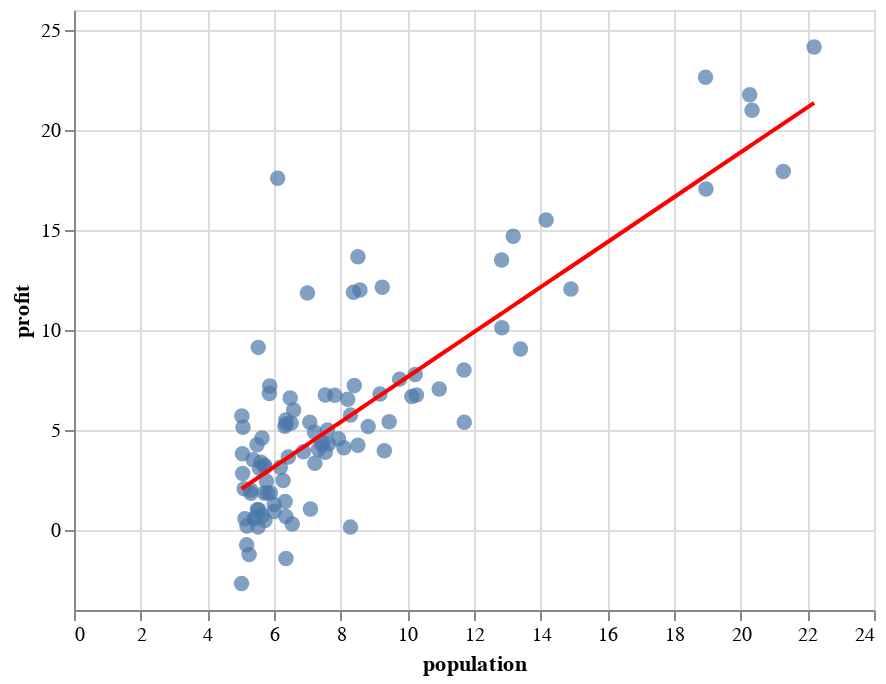

Source (notebook cell):
### Code cell
data_plot + polynomial_fit

### Figure 1 — Vega-Lite specification as saved in the notebook (floating-point values rounded to 4 significant figures)
{"$schema": "https://vega.github.io/schema/vega-lite/v3.4.0.json", "config": {"mark": {"tooltip": null}, "view": {"height": 300, "width": 400}}, "datasets": {"data-37f65c8fda6bacbf3ae7a4de926b4d56": [{"profit": 17.59, "size": 6.11}, {"profit": 9.13, "size": 5.528}, {"profit": 13.66, "size": 8.519}, {"profit": 11.85, "size": 7.003}, {"profit": 6.823, "size": 5.86}, {"profit": 11.89, "size": 8.383}, {"profit": 4.348, "size": 7.476}, {"profit": 12, "size": 8.578}, {"profit": 6.599, "size": 6.486}, {"profit": 3.817, "size": 5.055}, {"profit": 3.252, "size": 5.711}, {"profit": 15.51, "size": 14.16}, {"profit": 3.155, "size": 5.734}, {"profit": 7.226, "size": 8.408}, {"profit": 0.7162, "size": 5.641}, {"profit": 3.513, "size": 5.379}, {"profit": 5.305, "size": 6.365}, {"profit": 0.5608, "size": 5.13}, {"profit": 3.652, "size": 6.43}, {"profit": 5.389, "size": 7.071}, {"profit": 3.139, "size": 6.189}, {"profit": 21.77, "size": 20.27}, {"profit": 4.263, "size": 5.49}, {"profit": 5.188, "size": 6.326}, {"profit": 3.083, "size": 5.565}, {"profit": 22.64, "size": 18.95}, {"profit": 13.5, "size": 12.83}, {"profit": 7.047, "size": 10.96}, {"profit": 14.69, "size": 13.18}, {"profit": 24.15, "size": 22.2}, {"profit": -1.22, "size": 5.252}, {"profit": 5.997, "size": 6.589}, {"profit": 12.13, "size": 9.248}, {"profit": 1.849, "size": 5.892}, {"profit": 6.543, "size": 8.211}, {"profit": 4.562, "size": 7.933}, {"profit": 4.116, "size": 8.096}, {"profit": 3.393, "size": 5.606}, {"profit": 10.12, "size": 12.84}, {"profit": 5.497, "size": 6.353}, {"profit": 0.5566, "size": 5.407}, {"profit": 3.912, "size": 6.883}, {"profit": 5.385, "size": 11.71}, {"profit": 2.441, "size": 5.774}, {"profit": 6.732, "size": 7.825}, {"profit": 1.046, "size": 7.093}, {"profit": 5.134, "size": 5.07}, {"profit": 1.844, "size": 5.801}, {"profit": 8.004, "size": 11.7}, {"profit": 1.018, "size": 5.542}, {"profit": 6.75, "size": 7.54}, {"profit": 1.84, "size": 5.308}, {"profit": 4.288, "size": 7.424}, {"profit": 4.998, "size": 7.603}, {"profit": 1.423, "size": 6.333}, {"profit": -1.421, "size": 6.359}, {"profit": 2.476, "size": 6.274}, {"profit": 4.604, "size": 5.64}, {"profit": 3.962, "size": 9.31}, {"profit": 5.414, "size": 9.454}, {"profit": 5.169, "size": 8.825}, {"profit": -0.7428, "size": 5.179}, {"profit": 17.93, "size": 21.28}, {"profit": 12.05, "size": 14.91}, {"profit": 17.05, "size": 18.96}, {"profit": 4.885, "size": 7.218}, {"profit": 5.744, "size": 8.295}, {"profit": 7.775, "size": 10.24}, {"profit": 1.017, "size": 5.499}, {"profit": 20.99, "size": 20.34}, {"profit": 6.68, "size": 10.14}, {"profit": 4.026, "size": 7.335}, {"profit": 1.278, "size": 6.006}, {"profit": 3.341, "size": 7.226}, {"profit": -2.681, "size": 5.027}, {"profit": 0.2968, "size": 6.548}, {"profit": 3.885, "size": 7.539}, {"profit": 5.701, "size": 5.037}, {"profit": 6.753, "size": 10.27}, {"profit": 2.058, "size": 5.108}, {"profit": 0.4795, "size": 5.729}, {"profit": 0.2042, "size": 5.188}, {"profit": 0.6786, "size": 6.356}, {"profit": 7.543, "size": 9.769}, {"profit": 5.344, "size": 6.516}, {"profit": 4.242, "size": 8.517}, {"profit": 6.798, "size": 9.18}, {"profit": 0.927, "size": 6.002}, {"profit": 0.152, "size": 5.52}, {"profit": 2.821, "size": 5.059}, {"profit": 1.845, "size": 5.708}, {"profit": 4.296, "size": 7.637}, {"profit": 7.203, "size": 5.871}, {"profit": 1.987, "size": 5.305}, {"profit": 0.1445, "size": 8.293}, {"profit": 9.055, "size": 13.39}, {"profit": 0.617, "size": 5.437}], "data-8f61688db892e1055998aaecd9d35fa4": [{"X": 6.11, "Y": 3.277}, {"X": 5.528, "Y": 2.623}, {"X": 8.519, "Y": 5.984}, {"X": 7.003, "Y": 4.281}, {"X": 5.86, "Y": 2.996}, {"X": 8.383, "Y": 5.831}, {"X": 7.476, "Y": 4.813}, {"X": 8.578, "Y": 6.051}, {"X": 6.486, "Y": 3.7}, {"X": 5.055, "Y": 2.091}, {"X": 5.711, "Y": 2.829}, {"X": 14.16, "Y": 12.33}, {"X": 5.734, "Y": 2.855}, {"X": 8.408, "Y": 5.86}, {"X": 5.641, "Y": 2.75}, {"X": 5.379, "Y": 2.456}, {"X": 6.365, "Y": 3.564}, {"X": 5.13, "Y": 2.176}, {"X": 6.43, "Y": 3.636}, {"X": 7.071, "Y": 4.357}, {"X": 6.189, "Y": 3.366}, {"X": 20.27, "Y": 19.19}, {"X": 5.49, "Y": 2.581}, {"X": 6.326, "Y": 3.52}, {"X": 5.565, "Y": 2.665}, {"X": 18.95, "Y": 17.7}, {"X": 12.83, "Y": 10.83}, {"X": 10.96, "Y": 8.724}, {"X": 13.18, "Y": 11.22}, {"X": 22.2, "Y": 21.36}, {"X": 5.252, "Y": 2.314}, {"X": 6.589, "Y": 3.816}, {"X": 9.248, "Y": 6.804}, {"X": 5.892, "Y": 3.032}, {"X": 8.211, "Y": 5.638}, {"X": 7.933, "Y": 5.326}, {"X": 8.096, "Y": 5.509}, {"X": 5.606, "Y": 2.711}, {"X": 12.84, "Y": 10.84}, {"X": 6.353, "Y": 3.551}, {"X": 5.407, "Y": 2.487}, {"X": 6.883, "Y": 4.145}, {"X": 11.71, "Y": 9.568}, {"X": 5.774, "Y": 2.899}, {"X": 7.825, "Y": 5.204}, {"X": 7.093, "Y": 4.382}, {"X": 5.07, "Y": 2.109}, {"X": 5.801, "Y": 2.93}, {"X": 11.7, "Y": 9.559}, {"X": 5.542, "Y": 2.639}, {"X": 7.54, "Y": 4.884}, {"X": 5.308, "Y": 2.376}, {"X": 7.424, "Y": 4.754}, {"X": 7.603, "Y": 4.955}, {"X": 6.333, "Y": 3.528}, {"X": 6.359, "Y": 3.557}, {"X": 6.274, "Y": 3.462}, {"X": 5.64, "Y": 2.749}, {"X": 9.31, "Y": 6.873}, {"X": 9.454, "Y": 7.034}, {"X": 8.825, "Y": 6.328}, {"X": 5.179, "Y": 2.231}, {"X": 21.28, "Y": 20.32}, {"X": 14.91, "Y": 13.16}, {"X": 18.96, "Y": 17.72}, {"X": 7.218, "Y": 4.522}, {"X": 8.295, "Y": 5.733}, {"X": 10.24, "Y": 7.913}, {"X": 5.499, "Y": 2.591}, {"X": 20.34, "Y": 19.27}, {"X": 10.14, "Y": 7.801}, {"X": 7.335, "Y": 4.653}, {"X": 6.006, "Y": 3.161}, {"X": 7.226, "Y": 4.531}, {"X": 5.027, "Y": 2.06}, {"X": 6.548, "Y": 3.769}, {"X": 7.539, "Y": 4.882}, {"X": 5.037, "Y": 2.071}, {"X": 10.27, "Y": 7.956}, {"X": 5.108, "Y": 2.151}, {"X": 5.729, "Y": 2.849}, {"X": 5.188, "Y": 2.242}, {"X": 6.356, "Y": 3.553}, {"X": 9.769, "Y": 7.388}, {"X": 6.516, "Y": 3.733}, {"X": 8.517, "Y": 5.982}, {"X": 9.18, "Y": 6.727}, {"X": 6.002, "Y": 3.156}, {"X": 5.52, "Y": 2.615}, {"X": 5.059, "Y": 2.097}, {"X": 5.708, "Y": 2.825}, {"X": 7.637, "Y": 4.993}, {"X": 5.871, "Y": 3.008}, {"X": 5.305, "Y": 2.373}, {"X": 8.293, "Y": 5.731}, {"X": 13.39, "Y": 11.46}, {"X": 5.437, "Y": 2.521}]}, "layer": [{"data": {"name": "data-37f65c8fda6bacbf3ae7a4de926b4d56"}, "encoding": {"x": {"field": "size", "type": "quantitative"}, "y": {"field": "profit", "type": "quantitative"}}, "mark": {"size": 60, "type": "circle"}}, {"data": {"name": "data-8f61688db892e1055998aaecd9d35fa4"}, "encoding": {"x": {"axis": {"title": "population"}, "field": "X", "type": "quantitative"}, "y": {"axis": {"title": "profit"}, "field": "Y", "type": "quantitative"}}, "mark": {"color": "red", "type": "line"}}]}
